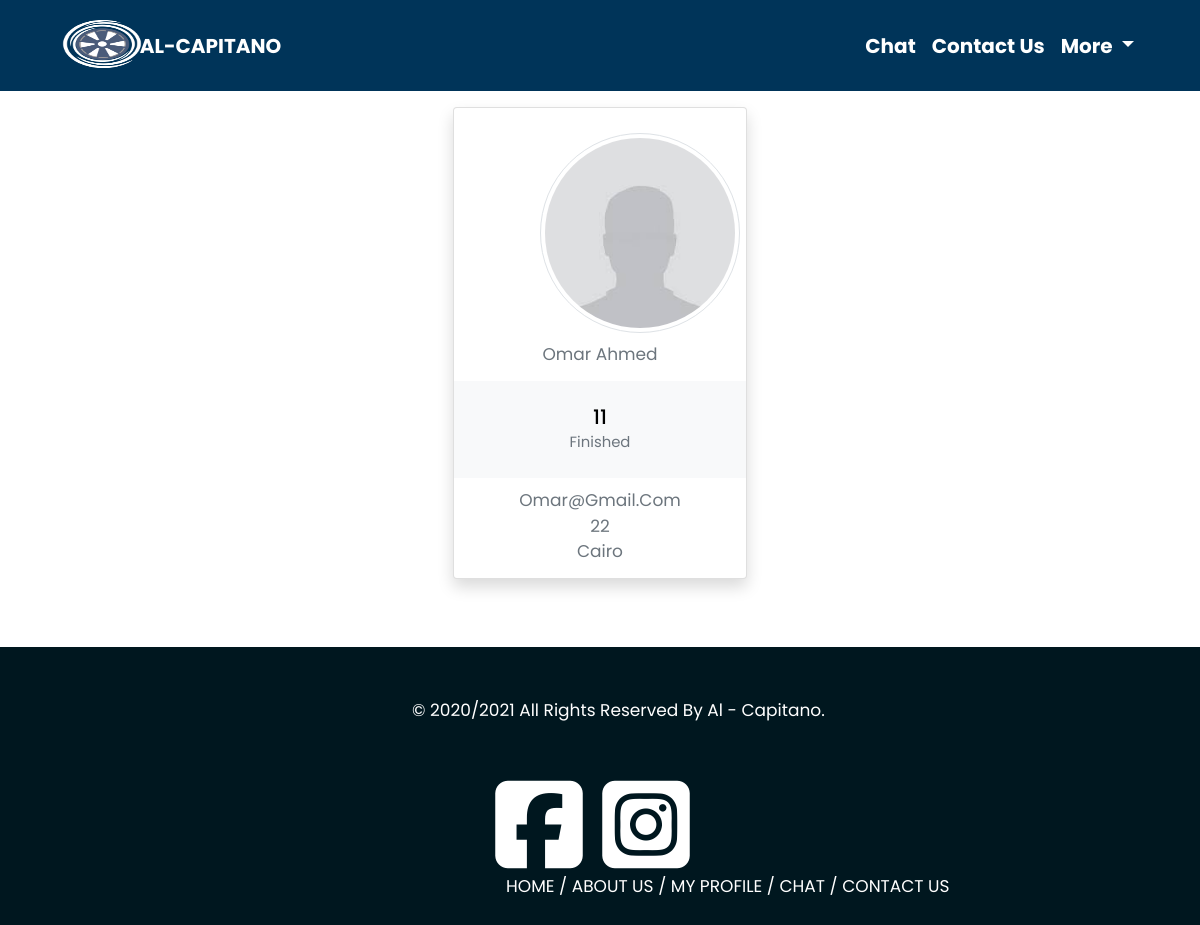
Screenshot of /profileuser.php?userid=93 (signed in) with the database file from the repository.
### tables this page shows
CREATE TABLE `uprofiles` (
  `Profile_ID` int(11) NOT NULL,
  `First_Name` varchar(255) NOT NULL,
  `Last_Name` varchar(255) NOT NULL,
  `Mobile` varchar(255) NOT NULL,
  `Age` int(11) NOT NULL,
  `Country` varchar(255) NOT NULL,
  `Gender` int(11) NOT NULL COMMENT 'male = 1   female = 2',
  `User_Image` varchar(255) NOT NULL,
  `regStatus` timestamp NOT NULL DEFAULT current_timestamp(),
  `UID` int(11) NOT NULL
);

CREATE TABLE `users` (
  `User_ID` int(11) NOT NULL,
  `User_Name` varchar(255) NOT NULL,
  `Email` varchar(255) NOT NULL,
  `Password` varchar(255) NOT NULL,
  `Group_ID` int(11) NOT NULL DEFAULT 0 COMMENT 'user = 0\r\ndriver = 1\r\nadmin = 2',
  `User_Status` int(11) NOT NULL DEFAULT 0 COMMENT 'active = 1\r\npending = 0',
  `Date` timestamp NOT NULL DEFAULT current_timestamp()
);

### includes/functions/model.php (called while the page is built, shortened)
<?php
class model{
    function find($where){
        global $conn;
        $table=get_class($this);
        $stmt=$conn->prepare("SELECT * FROM $table WHERE $where");
        $stmt->execute();
        $data=$stmt->fetch();
        return $data;
    }
    function unique($where){
        global $conn;
        $table=get_class($this);
        $stmt=$conn->prepare("SELECT * FROM $table WHERE $where");
        $stmt->execute();
        $count=$stmt->rowCount();
        return $count;
    }
}

### profileuser.php (the view, shortened to what this page needs)
<?php
if (isset($_SESSION['userName'])) {
    include 'int.php';
    include $tpl . "navbarUser.php";
    $uprofileObject = new uprofiles();
    $tripObject = new trips();
    $userObject = new users();
    $userid = isset($_GET['userid']) && is_numeric($_GET['userid']) ? intval($_GET['userid']) : 0;
    $user = $userObject->unique("User_ID='$userid'");
    if ($user > 0) {
        $getUser = $userObject->find("User_ID ='{$userid}'");
        $getuprofile = $uprofileObject->find("UID='{$userid}'");
?>
        <section class="userProfile">
            <div class="container-fluid">
                <div class="row ">
                    <div class="text-center d-flex justify-content-center">
                        <div class="col-md-3">
                            <div class="card card__user shadow mt-3 mb-5 ">
                                <?php
                                if (empty($getuprofile['User_Image'])) { ?>
                                    <img src="images/image.JFIF" class=" user-image img-thumbnail img-circle " alt="...">
                                <?php
                                } else {
                                    echo " <img src='images/userimages/" . $getuprofile['User_Image'] . "' class=' user-image img-thumbnail img-circle ' alt=''>";
                                } ?>
                                <div class="first-head">
                                    <div class="names  text-center">
                                        <span> </span> <?php echo $getuprofile['First_Name'] . ' ' . $getuprofile['Last_Name'] ?>
                                    </div>
                                </div>
                                <?php
                                $finish = $tripObject->unique("UserID ='{$userid}' AND Status= 1 ");
                                ?>
                                <div class="bg-light p-4 counttrips mb-4">
                                    <div class=" d-flex justify-content-center text-center">
                                        <ul class="list-inline mb-0 counts">
                                            <li class="list-inline-item">
                                                <h5 class="font-weight-bold mb-0 d-block"> <a href="#"><?php echo $finish  ?></h5><small class="text-muted"> finished</small></a>
                                            </li>
                                        </ul>
                                    </div>
                                </div>
                                <div class="second-head text-center mb-4">
                                    <div class="">
                                        <span> <?php echo $getUser['Email'] ?></span>
                                    </div>
                                    <div class="">
                                        <span> </span> <?php echo $getuprofile['Age'] ?>
                                    </div>
                                    <div class="">
                                        <span></span> <?php echo $getuprofile['Country'] ?>
                                    </div>
                                </div>
                            </div>
                        </div>
                    </div>
                </div>
            </div>
        </section>
    <?php
    } else {
    ?>
        <div class="alert alert-danger mb-5">this id is not available</div>
<?php
        header("refresh:1 ;url='profile.php'");
    }
    include $tpl . ('footer.php');
} else {
    header('location:login.php');
}

### layout/css/frontend.css (style rules this page uses)
* { text-transform: capitalize !important; }
body { background-color: white !important; font-size: 17px; }
a { text-decoration: none; color: black; }

### layout/css/loginstyle.css (style rules this page uses)
body,input { font-family: "Poppins", sans-serif; }

### layout/css/chatstyle.css (style rules this page uses)
* { box-sizing: border-box; text-decoration: none; font-family: "Poppins", sans-serif; }

### layout/css/myprofile.css (style rules this page uses)
.userProfile .user-image { border-radius: 50% !important; width: 200px; height: 200px; margin-top: 25px; margin-bottom: 23px; margin-left: 76px; }
.userProfile .first-head { color: #6c757d !important ; margin-top: -14px !important; margin-bottom: 13px !important; }
.userProfile .second-head { color: #6c757d !important ; margin-top: -14px !important; margin-bottom: 13px !important; }

### layout/css/driverprofile.css (style rules this page uses)
.userProfile .user-image { margin-left: 86px !important; }

### rows the page displays
uprofiles: User_Image (picture), First_Name "Omar", Last_Name "Ahmed", Age "22", Country "Cairo"
users: Email "Omar@gmail.com"

### other values shown
$finish "11"
